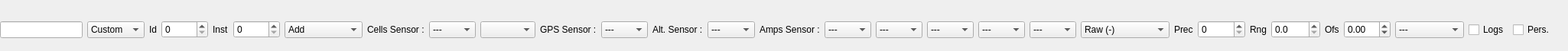
<?xml version="1.0" encoding="UTF-8"?>
<ui version="4.0">
 <class>TelemetrySensor</class>
 <widget class="QWidget" name="TelemetrySensor">
  <property name="geometry">
   <rect>
    <x>0</x>
    <y>0</y>
    <width>2050</width>
    <height>67</height>
   </rect>
  </property>
  <property name="windowTitle">
   <string>Form</string>
  </property>
  <layout class="QHBoxLayout" name="horizontalLayout" stretch="0,1,0,0,0,1,1,1,1,0,0,1,0,1,0,1,1,1,1,1,1,0,1,0,1,0,1,1,0,1">
   <property name="leftMargin">
    <number>0</number>
   </property>
   <property name="bottomMargin">
    <number>0</number>
   </property>
   <item>
    <widget class="QLineEdit" name="name">
     <property name="sizePolicy">
      <sizepolicy hsizetype="Minimum" vsizetype="Fixed">
       <horstretch>0</horstretch>
       <verstretch>0</verstretch>
      </sizepolicy>
     </property>
     <property name="minimumSize">
      <size>
       <width>50</width>
       <height>0</height>
      </size>
     </property>
     <property name="maxLength">
      <number>4</number>
     </property>
    </widget>
   </item>
   <item>
    <widget class="QComboBox" name="type">
     <property name="sizePolicy">
      <sizepolicy hsizetype="MinimumExpanding" vsizetype="Fixed">
       <horstretch>0</horstretch>
       <verstretch>0</verstretch>
      </sizepolicy>
     </property>
     <item>
      <property name="text">
       <string>Custom</string>
      </property>
     </item>
     <item>
      <property name="text">
       <string>Formula</string>
      </property>
     </item>
    </widget>
   </item>
   <item>
    <widget class="QLabel" name="idLabel">
     <property name="sizePolicy">
      <sizepolicy hsizetype="MinimumExpanding" vsizetype="Preferred">
       <horstretch>0</horstretch>
       <verstretch>0</verstretch>
      </sizepolicy>
     </property>
     <property name="text">
      <string>Id</string>
     </property>
    </widget>
   </item>
   <item>
    <widget class="AutoHexSpinBox" name="id">
     <property name="enabled">
      <bool>true</bool>
     </property>
     <property name="sizePolicy">
      <sizepolicy hsizetype="MinimumExpanding" vsizetype="Fixed">
       <horstretch>0</horstretch>
       <verstretch>0</verstretch>
      </sizepolicy>
     </property>
     <property name="maximum">
      <number>65535</number>
     </property>
    </widget>
   </item>
   <item>
    <widget class="QLabel" name="instanceLabel">
     <property name="sizePolicy">
      <sizepolicy hsizetype="MinimumExpanding" vsizetype="Preferred">
       <horstretch>0</horstretch>
       <verstretch>0</verstretch>
      </sizepolicy>
     </property>
     <property name="text">
      <string>Inst</string>
     </property>
    </widget>
   </item>
   <item>
    <widget class="AutoDoubleSpinBox" name="instance">
     <property name="enabled">
      <bool>true</bool>
     </property>
     <property name="sizePolicy">
      <sizepolicy hsizetype="MinimumExpanding" vsizetype="Fixed">
       <horstretch>0</horstretch>
       <verstretch>0</verstretch>
      </sizepolicy>
     </property>
     <property name="minimumSize">
      <size>
       <width>50</width>
       <height>0</height>
      </size>
     </property>
     <property name="decimals">
      <number>0</number>
     </property>
     <property name="maximum">
      <double>255.000000000000000</double>
     </property>
    </widget>
   </item>
   <item>
    <widget class="QComboBox" name="formula">
     <property name="sizePolicy">
      <sizepolicy hsizetype="MinimumExpanding" vsizetype="Fixed">
       <horstretch>0</horstretch>
       <verstretch>0</verstretch>
      </sizepolicy>
     </property>
     <item>
      <property name="text">
       <string>Add</string>
      </property>
     </item>
     <item>
      <property name="text">
       <string>Average</string>
      </property>
     </item>
     <item>
      <property name="text">
       <string>Min</string>
      </property>
     </item>
     <item>
      <property name="text">
       <string>Max</string>
      </property>
     </item>
     <item>
      <property name="text">
       <string>Multiply</string>
      </property>
     </item>
     <item>
      <property name="text">
       <string>Cell</string>
      </property>
     </item>
     <item>
      <property name="text">
       <string>Consumption</string>
      </property>
     </item>
     <item>
      <property name="text">
       <string>Dist</string>
      </property>
     </item>
    </widget>
   </item>
   <item>
    <widget class="QLabel" name="cellsSensorLabel">
     <property name="sizePolicy">
      <sizepolicy hsizetype="MinimumExpanding" vsizetype="Preferred">
       <horstretch>0</horstretch>
       <verstretch>0</verstretch>
      </sizepolicy>
     </property>
     <property name="text">
      <string>Cells Sensor :</string>
     </property>
    </widget>
   </item>
   <item>
    <widget class="AutoComboBox" name="cellsSensor">
     <property name="sizePolicy">
      <sizepolicy hsizetype="MinimumExpanding" vsizetype="Fixed">
       <horstretch>0</horstretch>
       <verstretch>0</verstretch>
      </sizepolicy>
     </property>
     <item>
      <property name="text">
       <string>---</string>
      </property>
     </item>
    </widget>
   </item>
   <item>
    <widget class="AutoComboBox" name="cellsIndex">
     <property name="sizePolicy">
      <sizepolicy hsizetype="MinimumExpanding" vsizetype="Fixed">
       <horstretch>0</horstretch>
       <verstretch>0</verstretch>
      </sizepolicy>
     </property>
    </widget>
   </item>
   <item>
    <widget class="QLabel" name="gpsSensorLabel">
     <property name="sizePolicy">
      <sizepolicy hsizetype="MinimumExpanding" vsizetype="Preferred">
       <horstretch>0</horstretch>
       <verstretch>0</verstretch>
      </sizepolicy>
     </property>
     <property name="text">
      <string>GPS Sensor :</string>
     </property>
    </widget>
   </item>
   <item>
    <widget class="AutoComboBox" name="gpsSensor">
     <property name="sizePolicy">
      <sizepolicy hsizetype="MinimumExpanding" vsizetype="Fixed">
       <horstretch>0</horstretch>
       <verstretch>0</verstretch>
      </sizepolicy>
     </property>
     <item>
      <property name="text">
       <string>---</string>
      </property>
     </item>
    </widget>
   </item>
   <item>
    <widget class="QLabel" name="altSensorLabel">
     <property name="sizePolicy">
      <sizepolicy hsizetype="MinimumExpanding" vsizetype="Preferred">
       <horstretch>0</horstretch>
       <verstretch>0</verstretch>
      </sizepolicy>
     </property>
     <property name="text">
      <string>Alt. Sensor :</string>
     </property>
    </widget>
   </item>
   <item>
    <widget class="AutoComboBox" name="altSensor">
     <property name="sizePolicy">
      <sizepolicy hsizetype="MinimumExpanding" vsizetype="Fixed">
       <horstretch>0</horstretch>
       <verstretch>0</verstretch>
      </sizepolicy>
     </property>
     <item>
      <property name="text">
       <string>---</string>
      </property>
     </item>
    </widget>
   </item>
   <item>
    <widget class="QLabel" name="ampsSensorLabel">
     <property name="sizePolicy">
      <sizepolicy hsizetype="MinimumExpanding" vsizetype="Preferred">
       <horstretch>0</horstretch>
       <verstretch>0</verstretch>
      </sizepolicy>
     </property>
     <property name="text">
      <string>Amps Sensor :</string>
     </property>
    </widget>
   </item>
   <item>
    <widget class="AutoComboBox" name="ampsSensor">
     <property name="sizePolicy">
      <sizepolicy hsizetype="MinimumExpanding" vsizetype="Fixed">
       <horstretch>0</horstretch>
       <verstretch>0</verstretch>
      </sizepolicy>
     </property>
     <item>
      <property name="text">
       <string>---</string>
      </property>
     </item>
    </widget>
   </item>
   <item>
    <widget class="AutoComboBox" name="source1">
     <property name="sizePolicy">
      <sizepolicy hsizetype="MinimumExpanding" vsizetype="Fixed">
       <horstretch>0</horstretch>
       <verstretch>0</verstretch>
      </sizepolicy>
     </property>
     <item>
      <property name="text">
       <string>---</string>
      </property>
     </item>
    </widget>
   </item>
   <item>
    <widget class="AutoComboBox" name="source2">
     <property name="sizePolicy">
      <sizepolicy hsizetype="MinimumExpanding" vsizetype="Fixed">
       <horstretch>0</horstretch>
       <verstretch>0</verstretch>
      </sizepolicy>
     </property>
     <item>
      <property name="text">
       <string>---</string>
      </property>
     </item>
    </widget>
   </item>
   <item>
    <widget class="AutoComboBox" name="source3">
     <property name="sizePolicy">
      <sizepolicy hsizetype="MinimumExpanding" vsizetype="Fixed">
       <horstretch>0</horstretch>
       <verstretch>0</verstretch>
      </sizepolicy>
     </property>
     <item>
      <property name="text">
       <string>---</string>
      </property>
     </item>
    </widget>
   </item>
   <item>
    <widget class="AutoComboBox" name="source4">
     <property name="sizePolicy">
      <sizepolicy hsizetype="MinimumExpanding" vsizetype="Fixed">
       <horstretch>0</horstretch>
       <verstretch>0</verstretch>
      </sizepolicy>
     </property>
     <item>
      <property name="text">
       <string>---</string>
      </property>
     </item>
    </widget>
   </item>
   <item>
    <widget class="QComboBox" name="unit">
     <property name="sizePolicy">
      <sizepolicy hsizetype="MinimumExpanding" vsizetype="Fixed">
       <horstretch>0</horstretch>
       <verstretch>0</verstretch>
      </sizepolicy>
     </property>
     <item>
      <property name="text">
       <string>Raw (-)</string>
      </property>
     </item>
     <item>
      <property name="text">
       <string>Voltage (V)</string>
      </property>
     </item>
     <item>
      <property name="text">
       <string>Current (A)</string>
      </property>
     </item>
     <item>
      <property name="text">
       <string>Current (mA)</string>
      </property>
     </item>
     <item>
      <property name="text">
       <string>Speed (kts)</string>
      </property>
     </item>
     <item>
      <property name="text">
       <string>Speed (m/s)</string>
      </property>
     </item>
     <item>
      <property name="text">
       <string>Speed (km/h)</string>
      </property>
     </item>
     <item>
      <property name="text">
       <string>Speed (miles/h)</string>
      </property>
     </item>
     <item>
      <property name="text">
       <string>Meters (m)</string>
      </property>
     </item>
     <item>
      <property name="text">
       <string>Feet (f)</string>
      </property>
     </item>
     <item>
      <property name="text">
       <string>Temp (°C)</string>
      </property>
     </item>
     <item>
      <property name="text">
       <string>Temp (°F)</string>
      </property>
     </item>
     <item>
      <property name="text">
       <string>Percentage (%)</string>
      </property>
     </item>
    </widget>
   </item>
   <item>
    <widget class="QLabel" name="precLabel">
     <property name="sizePolicy">
      <sizepolicy hsizetype="MinimumExpanding" vsizetype="Preferred">
       <horstretch>0</horstretch>
       <verstretch>0</verstretch>
      </sizepolicy>
     </property>
     <property name="text">
      <string>Prec</string>
     </property>
    </widget>
   </item>
   <item>
    <widget class="QDoubleSpinBox" name="prec">
     <property name="enabled">
      <bool>true</bool>
     </property>
     <property name="sizePolicy">
      <sizepolicy hsizetype="MinimumExpanding" vsizetype="Fixed">
       <horstretch>0</horstretch>
       <verstretch>0</verstretch>
      </sizepolicy>
     </property>
     <property name="minimumSize">
      <size>
       <width>50</width>
       <height>0</height>
      </size>
     </property>
     <property name="decimals">
      <number>0</number>
     </property>
     <property name="maximum">
      <double>2.000000000000000</double>
     </property>
    </widget>
   </item>
   <item>
    <widget class="QLabel" name="ratioLabel">
     <property name="sizePolicy">
      <sizepolicy hsizetype="MinimumExpanding" vsizetype="Preferred">
       <horstretch>0</horstretch>
       <verstretch>0</verstretch>
      </sizepolicy>
     </property>
     <property name="text">
      <string>Rng</string>
     </property>
    </widget>
   </item>
   <item>
    <widget class="AutoDoubleSpinBox" name="ratio">
     <property name="enabled">
      <bool>true</bool>
     </property>
     <property name="sizePolicy">
      <sizepolicy hsizetype="MinimumExpanding" vsizetype="Fixed">
       <horstretch>0</horstretch>
       <verstretch>0</verstretch>
      </sizepolicy>
     </property>
     <property name="decimals">
      <number>1</number>
     </property>
     <property name="maximum">
      <double>3000.000000000000000</double>
     </property>
    </widget>
   </item>
   <item>
    <widget class="QLabel" name="offsetLabel">
     <property name="sizePolicy">
      <sizepolicy hsizetype="MinimumExpanding" vsizetype="Preferred">
       <horstretch>0</horstretch>
       <verstretch>0</verstretch>
      </sizepolicy>
     </property>
     <property name="text">
      <string>Ofs</string>
     </property>
    </widget>
   </item>
   <item>
    <widget class="AutoDoubleSpinBox" name="offset">
     <property name="sizePolicy">
      <sizepolicy hsizetype="MinimumExpanding" vsizetype="Fixed">
       <horstretch>0</horstretch>
       <verstretch>0</verstretch>
      </sizepolicy>
     </property>
     <property name="decimals">
      <number>2</number>
     </property>
     <property name="minimum">
      <double>-12.800000000000001</double>
     </property>
     <property name="maximum">
      <double>12.699999999999999</double>
     </property>
     <property name="singleStep">
      <double>0.100000000000000</double>
     </property>
    </widget>
   </item>
   <item>
    <widget class="AutoComboBox" name="inputFlags">
     <property name="sizePolicy">
      <sizepolicy hsizetype="MinimumExpanding" vsizetype="Fixed">
       <horstretch>0</horstretch>
       <verstretch>0</verstretch>
      </sizepolicy>
     </property>
     <item>
      <property name="text">
       <string>---</string>
      </property>
     </item>
     <item>
      <property name="text">
       <string>Auto Offset</string>
      </property>
     </item>
     <item>
      <property name="text">
       <string>Filtered</string>
      </property>
     </item>
    </widget>
   </item>
   <item>
    <widget class="AutoCheckBox" name="logs">
     <property name="layoutDirection">
      <enum>Qt::LeftToRight</enum>
     </property>
     <property name="text">
      <string>Logs</string>
     </property>
    </widget>
   </item>
   <item>
    <widget class="AutoCheckBox" name="persistent">
     <property name="layoutDirection">
      <enum>Qt::LeftToRight</enum>
     </property>
     <property name="text">
      <string>Pers.</string>
     </property>
    </widget>
   </item>
  </layout>
 </widget>
 <customwidgets>
  <customwidget>
   <class>AutoDoubleSpinBox</class>
   <extends>QDoubleSpinBox</extends>
   <header>autodoublespinbox.h</header>
  </customwidget>
  <customwidget>
   <class>AutoComboBox</class>
   <extends>QComboBox</extends>
   <header>autocombobox.h</header>
  </customwidget>
  <customwidget>
   <class>AutoCheckBox</class>
   <extends>QCheckBox</extends>
   <header>autocheckbox.h</header>
  </customwidget>
  <customwidget>
   <class>AutoHexSpinBox</class>
   <extends>QSpinBox</extends>
   <header>autohexspinbox.h</header>
  </customwidget>
 </customwidgets>
 <resources/>
 <connections/>
</ui>
